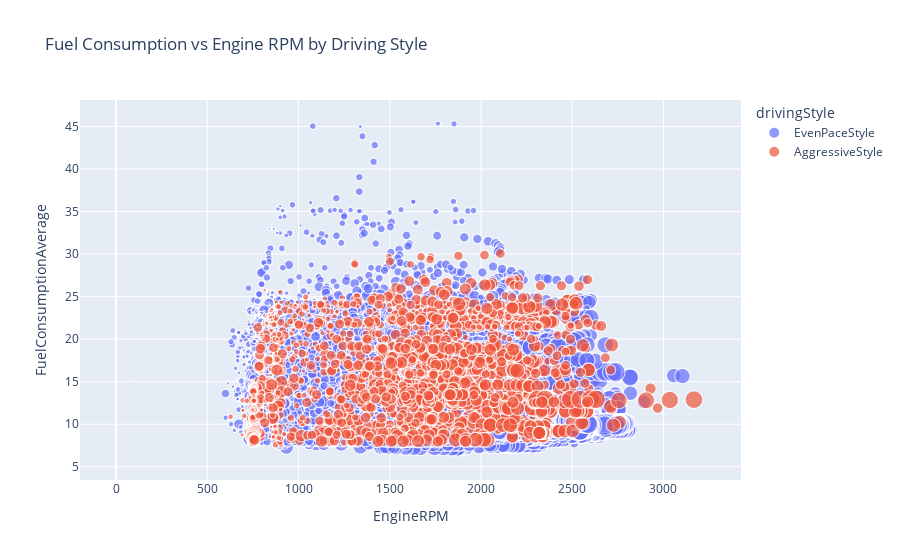

Notebook cell for this chart:
### Markdown cell above
### Interactive Feature Comparison (Plotly)

### Code cell
import plotly.express as px

fig = px.scatter(
    df,
    x='EngineRPM',
    y='FuelConsumptionAverage',
    color='drivingStyle',
    size='VehicleSpeedInstantaneous',
    hover_data=['EngineLoad'],
    title='Fuel Consumption vs Engine RPM by Driving Style'
)
fig.show()

### Figure 1 — Plotly figure (JSON) as saved in the notebook; plotly's stock layout.template omitted (floating-point values rounded to 4 significant figures; data arrays with more than 128 entries replaced by an {"elided": "..."} marker saying what was removed)
{"data": [{"customdata": {"elided": "21016x1 float values"}, "hovertemplate": "drivingStyle=EvenPaceStyle<br>EngineRPM=%{x}<br>FuelConsumptionAverage=%{y}<br>VehicleSpeedInstantaneous=%{marker.size}<br>EngineLoad=%{customdata[0]}<extra></extra>", "legendgroup": "EvenPaceStyle", "marker": {"color": "#636efa", "size": {"elided": "21016 float values"}, "sizemode": "area", "sizeref": 0.3119, "symbol": "circle"}, "mode": "markers", "name": "EvenPaceStyle", "showlegend": true, "type": "scattergl", "x": {"elided": "21016 float values"}, "xaxis": "x", "y": {"elided": "21016 float values"}, "yaxis": "y"}, {"customdata": {"elided": "2759x1 float values"}, "hovertemplate": "drivingStyle=AggressiveStyle<br>EngineRPM=%{x}<br>FuelConsumptionAverage=%{y}<br>VehicleSpeedInstantaneous=%{marker.size}<br>EngineLoad=%{customdata[0]}<extra></extra>", "legendgroup": "AggressiveStyle", "marker": {"color": "#EF553B", "size": {"elided": "2759 float values"}, "sizemode": "area", "sizeref": 0.3119, "symbol": "circle"}, "mode": "markers", "name": "AggressiveStyle", "showlegend": true, "type": "scattergl", "x": {"elided": "2759 float values"}, "xaxis": "x", "y": {"elided": "2759 float values"}, "yaxis": "y"}], "layout": {"legend": {"itemsizing": "constant", "title": {"text": "drivingStyle"}, "tracegroupgap": 0}, "title": {"text": "Fuel Consumption vs Engine RPM by Driving Style"}, "xaxis": {"anchor": "y", "domain": [0, 1], "title": {"text": "EngineRPM"}}, "yaxis": {"anchor": "x", "domain": [0, 1], "title": {"text": "FuelConsumptionAverage"}}}}
